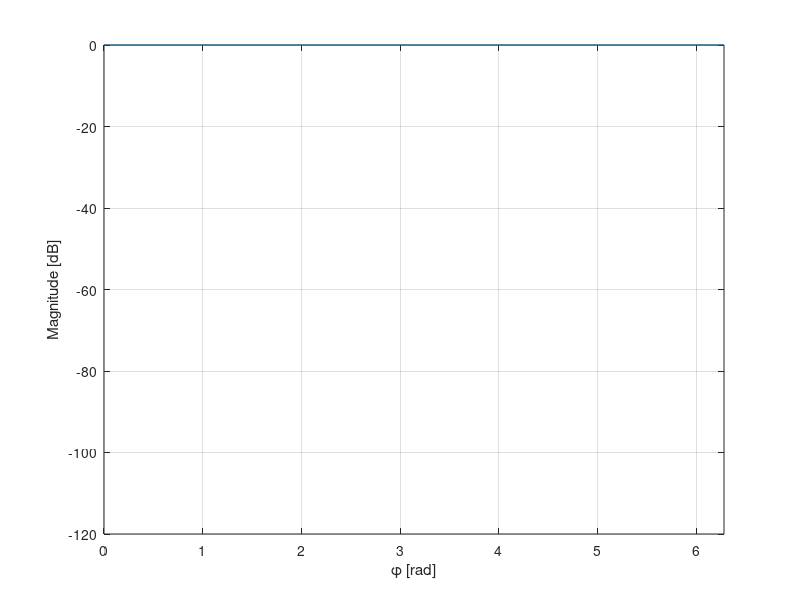

Write the MATLAB code that produced this figure. (Note: this script raises an error after producing the figure.)
clear;
close all;
clc;

%% Variables
d_phi = (pi/180)/10; %rad, differential angle along phi direction in incremenets of 1/100th of a degree
d_theta = d_phi;
l_e_h = [0 1 0]; %unit vector for the electric dipole
l_h_h = [1 0 0]; %unit vector for the magnetic dipole

%% Huygen's Source Analysis

Angle = 1; 

if(Angle == 1)
    theta = 0 * pi/180; %rad
    phi = 0; %rad, looping through phi angle
    F =  zeros(length(0:d_phi:2*pi),1); %initializing the scattered E field as a function of theta
    g = 1; %index counter
    while(phi<=2*pi)
        s_i_h = [sin(theta)*cos(phi) sin(theta)*sin(phi) cos(theta)]; %radial unit vector from the center of the dipoles to the field point
        F(g,:) = 0.5*norm(cross(cross(l_e_h, s_i_h), s_i_h)+cross(l_h_h, s_i_h)); %normalized pattern function of the two dipoles
        g = g + 1;
        phi = phi + d_phi;
    end
    

    phi_angle = (0:d_phi:2*pi); %rad, used to set the axis of the plot
    figure;plot(phi_angle, 20*log10((F))); hold all; grid on; ylabel('Magnitude [dB]')
    xlabel('\phi [rad]'); xlim([0 2*pi]); ylim([-120 0]);
    figure;polarplot(F);
    
elseif(Angle == 2)
    phi = 70*pi/180; %rad
    theta = 0;%rad, looping through theta angle
    F =  zeros(length(0:d_theta:2*pi),1); %initializing the scattered E field as a function of theta
    g = 1;%index counter
    while(theta<=2*pi)
        s_i_h = [sin(theta)*cos(phi) sin(theta)*sin(phi) cos(theta)]; %radial unit vector from the center of the dipoles to the field point
        F(g,:) = 0.5*norm(cross(cross(l_e_h, s_i_h), s_i_h)+cross(l_h_h, s_i_h)); %normalized pattern function of the two dipoles
        g = g + 1;
        theta = theta + d_theta;
    end
    theta_angle = (0:d_theta:2*pi);
    figure;plot(theta_angle, 20*log10((F))); hold all; grid on; ylabel('Magnitude [dB]')
    xlabel('\theta [rad]'); xlim([0 2*pi]);ylim([-120 0]);
    figure;polarplot(F);
    
else
    disp('Check input')
end


%% Directivity

%Directivity
theta = 0;
range_theta = (0:d_theta:pi);
range_phi = (0:d_phi:2*pi);
arr = zeros(1,length(range_theta).*length(range_phi));
n = 1;
while(theta<=pi)
    phi =0;
    while(phi<=2*pi)
        s_i_h = [sin(theta)*cos(phi) sin(theta)*sin(phi) cos(theta)]; %radial unit vector from the center of the dipoles to the field point
        F = 0.5*norm(cross(cross(l_e_h, s_i_h), s_i_h)+cross(l_h_h, s_i_h));%normalized pattern function of the two dipoles
        func = sin(theta)*(abs(F)^2);
        arr(n) = func*d_theta*d_phi;
        phi = phi + d_phi;
        n = n + 1;
    end
    theta = theta + d_theta;
end

solid_angle = sum(arr);
D_dBi = 10*log10(4*pi/solid_angle)
